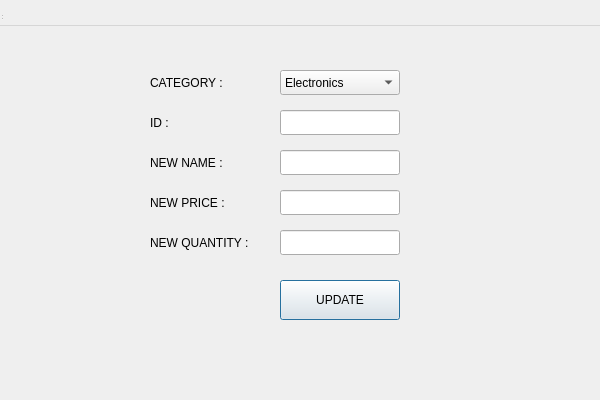
<?xml version="1.0" encoding="UTF-8"?>
<ui version="4.0">
 <class>prod_updateClass</class>
 <widget class="QDialog" name="prod_updateClass">
  <property name="geometry">
   <rect>
    <x>0</x>
    <y>0</y>
    <width>600</width>
    <height>400</height>
   </rect>
  </property>
  <property name="windowTitle">
   <string>STORE MANAGEMENT SYSTEM</string>
  </property>
  <property name="windowIcon">
   <iconset>
    <normaloff>icon.png</normaloff>icon.png</iconset>
  </property>
  <widget class="QWidget" name="centralWidget" native="true">
   <property name="geometry">
    <rect>
     <x>70</x>
     <y>20</y>
     <width>410</width>
     <height>350</height>
    </rect>
   </property>
   <widget class="QLabel" name="label">
    <property name="geometry">
     <rect>
      <x>80</x>
      <y>50</y>
      <width>120</width>
      <height>25</height>
     </rect>
    </property>
    <property name="text">
     <string>CATEGORY : </string>
    </property>
   </widget>
   <widget class="QLabel" name="label_2">
    <property name="geometry">
     <rect>
      <x>80</x>
      <y>90</y>
      <width>120</width>
      <height>25</height>
     </rect>
    </property>
    <property name="text">
     <string>ID :</string>
    </property>
   </widget>
   <widget class="QLabel" name="label_3">
    <property name="geometry">
     <rect>
      <x>80</x>
      <y>130</y>
      <width>120</width>
      <height>25</height>
     </rect>
    </property>
    <property name="text">
     <string>NEW NAME :</string>
    </property>
   </widget>
   <widget class="QLabel" name="label_4">
    <property name="geometry">
     <rect>
      <x>80</x>
      <y>170</y>
      <width>120</width>
      <height>25</height>
     </rect>
    </property>
    <property name="text">
     <string>NEW PRICE :</string>
    </property>
   </widget>
   <widget class="QLabel" name="label_5">
    <property name="geometry">
     <rect>
      <x>80</x>
      <y>210</y>
      <width>120</width>
      <height>25</height>
     </rect>
    </property>
    <property name="text">
     <string>NEW QUANTITY :</string>
    </property>
   </widget>
   <widget class="QLineEdit" name="id">
    <property name="geometry">
     <rect>
      <x>210</x>
      <y>90</y>
      <width>120</width>
      <height>25</height>
     </rect>
    </property>
   </widget>
   <widget class="QLineEdit" name="name">
    <property name="geometry">
     <rect>
      <x>210</x>
      <y>130</y>
      <width>120</width>
      <height>25</height>
     </rect>
    </property>
   </widget>
   <widget class="QLineEdit" name="price">
    <property name="geometry">
     <rect>
      <x>210</x>
      <y>170</y>
      <width>120</width>
      <height>25</height>
     </rect>
    </property>
   </widget>
   <widget class="QLineEdit" name="qty">
    <property name="geometry">
     <rect>
      <x>210</x>
      <y>210</y>
      <width>120</width>
      <height>25</height>
     </rect>
    </property>
   </widget>
   <widget class="QPushButton" name="update_button">
    <property name="geometry">
     <rect>
      <x>210</x>
      <y>260</y>
      <width>120</width>
      <height>40</height>
     </rect>
    </property>
    <property name="text">
     <string>UPDATE</string>
    </property>
   </widget>
   <widget class="QComboBox" name="comboBox">
    <property name="geometry">
     <rect>
      <x>210</x>
      <y>50</y>
      <width>120</width>
      <height>25</height>
     </rect>
    </property>
    <item>
     <property name="text">
      <string>Electronics</string>
     </property>
    </item>
    <item>
     <property name="text">
      <string>Grocery</string>
     </property>
    </item>
    <item>
     <property name="text">
      <string>Clothing</string>
     </property>
    </item>
   </widget>
  </widget>
  <widget class="QMenuBar" name="menuBar">
   <property name="geometry">
    <rect>
     <x>0</x>
     <y>0</y>
     <width>600</width>
     <height>26</height>
    </rect>
   </property>
  </widget>
  <widget class="QToolBar" name="mainToolBar">
   <property name="geometry">
    <rect>
     <x>0</x>
     <y>0</y>
     <width>4</width>
     <height>14</height>
    </rect>
   </property>
  </widget>
  <widget class="QStatusBar" name="statusBar">
   <property name="geometry">
    <rect>
     <x>0</x>
     <y>0</y>
     <width>3</width>
     <height>21</height>
    </rect>
   </property>
  </widget>
 </widget>
 <layoutdefault spacing="6" margin="11"/>
 <resources/>
 <connections/>
</ui>
